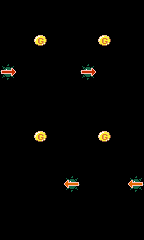

This game map was drawn from its Tiled (.tmx) file and the tilesets committed beside it. A one-line description and the full map source follow:
An orthogonal 9x15 tile map with 16x16 px tiles, 1 tile layer (map).

<map version="1.0" orientation="orthogonal" renderorder="right-down" width="9" height="15" tilewidth="16" tileheight="16" nextobjectid="1">
 <tileset firstgid="1" name="tileset" tilewidth="16" tileheight="16" tilecount="64" columns="8">
  <image source="tileset.png" width="128" height="128" />
 </tileset>
 <layer name="map" width="9" height="15">
  <data encoding="csv">
0,0,0,0,0,0,0,0,0,
0,0,0,0,0,0,0,0,0,
0,0,25,0,0,0,25,0,0,
0,0,0,0,0,0,0,0,0,
3,0,0,0,0,3,0,0,0,
0,0,0,0,0,0,0,0,0,
0,0,0,0,0,0,0,0,0,
0,0,0,0,0,0,0,0,0,
0,0,25,0,0,0,25,0,0,
0,0,0,0,0,0,0,0,0,
0,0,0,0,0,0,0,0,0,
0,0,0,0,2,0,0,0,2,
0,0,0,0,0,0,0,0,0,
0,0,0,0,0,0,0,0,0,
0,0,0,0,0,0,0,0,0
</data>
 </layer>
</map>
